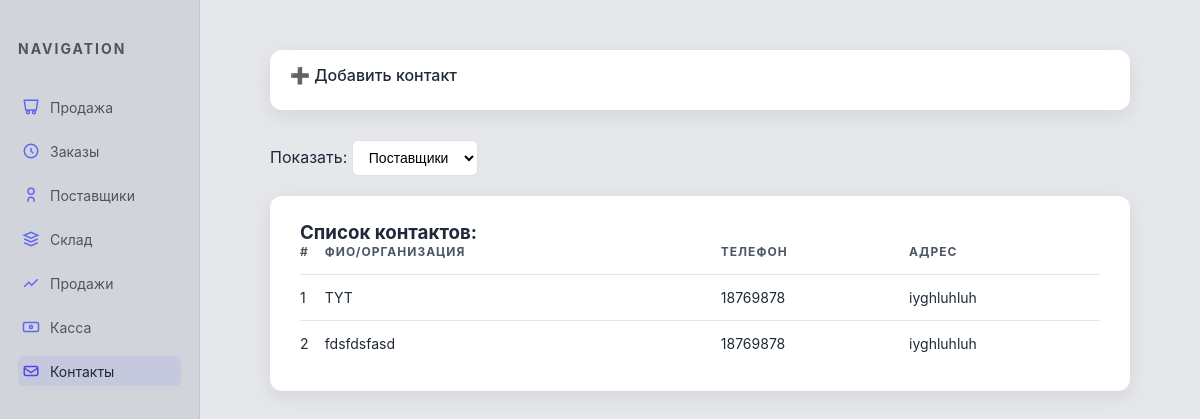
The app's page /glavn/contacts/ with its own data.
### program/models.py (models this page shows, shortened)
class Contact(models.Model):
    CONTACT_TYPES = (
        ('supplier', 'Поставщик'),
        ('customer', 'Клиент'),
    )
    contact_type = models.CharField(max_length=10, choices=CONTACT_TYPES, verbose_name="Тип контакта")
    name = models.CharField(unique=True, max_length=100, verbose_name="ФИО или Организация")
    phone = models.CharField(blank=True, max_length=20, verbose_name="Телефон")
    email = models.EmailField(blank=True, verbose_name="Email")
    address = models.CharField(blank=True, max_length=200, verbose_name="Адрес")
    class Meta:
        verbose_name = "Контакт"
        verbose_name_plural = "Контакты"

### program/views.py (the view, shortened to what this page needs)
# urls.py: path('contacts/', views.contacts_view, name='contacts'),
def contacts_view(req):
    try:
        contacts = Contact.objects.filter(contact_type="supplier")
        return render(req, 'program/contact.html', {'contacts': contacts})
    except:
        return render(req, 'program/contact.html', {'contacts': contacts})

### program/templates/program/contact.html (shortened to what this page needs)
<!DOCTYPE html>
<html lang="ru">
<head>
</head>
<body>
<div class="sidebar">
    <h2>Navigation</h2>
    <ul>
        <li><a href="/glavn/prodaj/"><svg fill="none" stroke="currentColor" viewBox="0 0 24 24"><path d="M3 3h18l-2 13H5L3 3z"/><path d="M16 21a2 2 0 100-4 2 2 0 000 4zM8 21a2 2 0 100-4 2 2 0 000 4z"/></svg>Продажа</a></li>
        <li><a href="/glavn/zakaz/"><svg fill="none" stroke="currentColor" viewBox="0 0 24 24"><path d="M12 8v4l3 3"/><circle cx="12" cy="12" r="9"/></svg>Заказы</a></li>
        <li><a href="/glavn/postav/"><svg fill="none" stroke="currentColor" viewBox="0 0 24 24"><path d="M16 21v-2a4 4 0 00-8 0v2"/><circle cx="12" cy="7" r="4"/></svg>Поставщики</a></li>
        <li><a href="/glavn/product/"><svg fill="none" stroke="currentColor" viewBox="0 0 24 24"><path d="M3 7l9-4 9 4-9 4-9-4z"/><path d="M3 17l9 4 9-4"/><path d="M3 12l9 4 9-4"/></svg>Склад</a></li>
        <li><a href="/glavn/prod/"><svg fill="none" stroke="currentColor" viewBox="0 0 24 24"><path d="M3 17l6-6 4 4 8-8"/></svg>Продажи</a></li>
        <li><a href="/glavn/cash/"><svg fill="none" stroke="currentColor" viewBox="0 0 24 24"><rect x="2" y="6" width="20" height="12" rx="2"/><circle cx="12" cy="12" r="2"/></svg>Касса</a></li>
        <li><a href="/glavn/contacts/" class="active"><svg fill="none" stroke="currentColor" viewBox="0 0 24 24"><path d="M21 8a2 2 0 00-2-2H5a2 2 0 00-2 2v8a2 2 0 002 2h14a2 2 0 002-2V8z"/><path d="M3 8l9 6 9-6"/></svg>Контакты</a></li>
    </ul>
</div>
<div class="main">
    <div class="toggle-section">
        <div class="toggle-header" onclick="toggleSection(this)">➕ Добавить контакт</div>
    </div>
    <div style="margin-bottom: 20px;">
        <label>Показать:</label>
        <select name="order_type" onchange="window.location.href=this.value">
            <option value="/glavn/contacts/" selected>Поставщики</option>
        </select>
    </div>
    <div class="table-wrapper">
        <h3>Список контактов:</h3>
        <table>
            <tr>
                <th>#</th>
                <th>ФИО/Организация</th>
                <th>Телефон</th>
                <th>Адрес</th>
            </tr>
            {% for contact in contacts %}
            <tr>
                <td>{{ forloop.counter }}</td>
                <td>{{ contact.name }}</td>
                <td>{{ contact.phone }}</td>
                <td>{{ contact.address }}</td>
            </tr>
            {% endfor %}
        </table>
    </div>
</div>
</body>
</html>

### program/templates/program/contact.html (style rules this page uses)
:root { --bg-main: #e5e7eb; --bg-sidebar: #d1d5db; --bg-card: #ffffff; --accent: #4f46e5; --accent-light: #6366f1; --text-main: #1f2937; --text-muted: #4b5563; }
* { margin:0; padding:0; box-sizing:border-box; }
body { font-family: 'Inter', sans-serif; background: var(--bg-main); color: var(--text-main); display: flex; min-height: 100vh; }
.sidebar { width: 200px; background: var(--bg-sidebar); padding: 40px 18px; position: fixed; height: 100%; border-right: 1px solid rgba(0,0,0,0.08); }
.sidebar h2 { font-size: 14px; letter-spacing: 2px; text-transform: uppercase; color: var(--text-muted); margin-bottom: 35px; }
.sidebar ul { list-style:none; }
.sidebar li { margin-bottom: 14px; }
.sidebar a { display: flex; align-items: center; gap: 10px; text-decoration: none; color: var(--text-muted); font-size: 14px; padding: 6px 4px; border-radius: 6px; transition: 0.25s ease; }
.sidebar a:hover, .sidebar a.active { color: var(--text-main); background: rgba(99,102,241,0.1); }
.sidebar svg { width: 18px; height: 18px; stroke-width: 2; stroke: var(--accent-light); transition: 0.25s ease; }
.sidebar a:hover svg, .sidebar a.active svg { stroke: var(--accent); }
.main { margin-left: 200px; width: 100%; padding: 50px 70px; }
.toggle-section { background: var(--bg-card); border-radius: 12px; padding: 15px 20px; margin-bottom: 30px; box-shadow: 0 6px 20px rgba(0,0,0,0.08); }
.toggle-header { font-weight: 500; cursor: pointer; margin-bottom: 10px; }
input, select, textarea { background: var(--bg-card); border: 1px solid rgba(0,0,0,0.12); padding: 8px 12px; border-radius: 6px; font-size: 14px; }
.table-wrapper { background: var(--bg-card); border-radius:12px; padding:25px 30px; box-shadow:0 6px 20px rgba(0,0,0,0.08); }
table { width:100%; border-collapse: collapse; }
th { text-align:left; font-size:12px; text-transform:uppercase; letter-spacing:1px; color: var(--text-muted); padding-bottom:15px; }
td { padding:14px 0; border-top:1px solid rgba(0,0,0,0.1); font-size:14px; }

### records on screen
Contact: name "TYT", phone "18769878", address "iyghluhluh"
Contact: name "fdsfdsfasd", phone "18769878", address "iyghluhluh"
